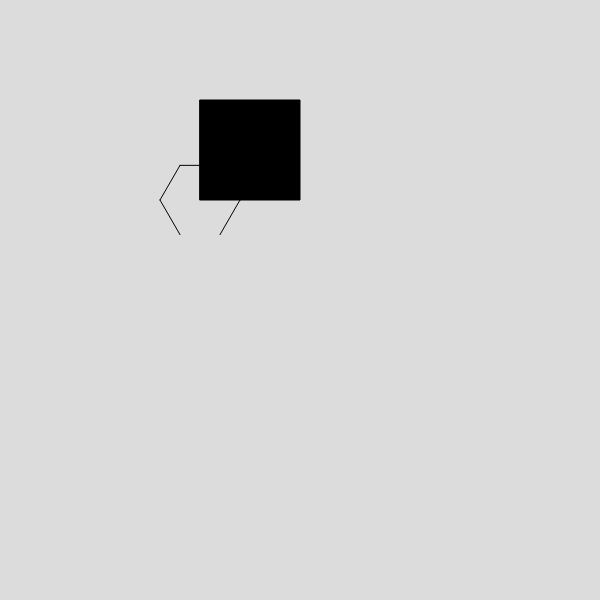
Frame 1 (no input)
Frame 2 (the mouse pressed at the canvas centre, redrawn once): identical to frame 1, image omitted

The p5.js sketch that drew this single still picture (run headless with seeded random() and noise() and a simulated clock; the mouse was pressed at the canvas centre and the sketch redrawn once):

// p5.js sketch
// ── sketch.js
function setup() {
  angleMode(DEGREES);
  createCanvas(600, 600);
}

function draw() {
  background(220);
  const hex = new Hexagon(200, 100);
  hex.render();
  noLoop();
}

// ── hexagon.js
class Hexagon {
  constructor(x_, y_) {
    this.x = x_;
    this.y = y_;
  }

  render() {
    // 30, 90, 150, 210, 270, 330
    // 1 * 60 - 30
    const dist = 40;
    const vertices = Array.from({ length: 6 }, (d, i) => (i + 1) * 60 - 30);
    fill("black");
    beginShape();
    for (let i = 0; i < vertices.length; i++) {
      line(
        this.x + dist * sin(vertices[i]),
        this.x + dist * cos(vertices[i]),
        this.x + dist * sin(vertices[i + 1]),
        this.x + dist * cos(vertices[i + 1])
      );
    }
    endShape();
    square(this.x, this.y, 100);
  }
}
